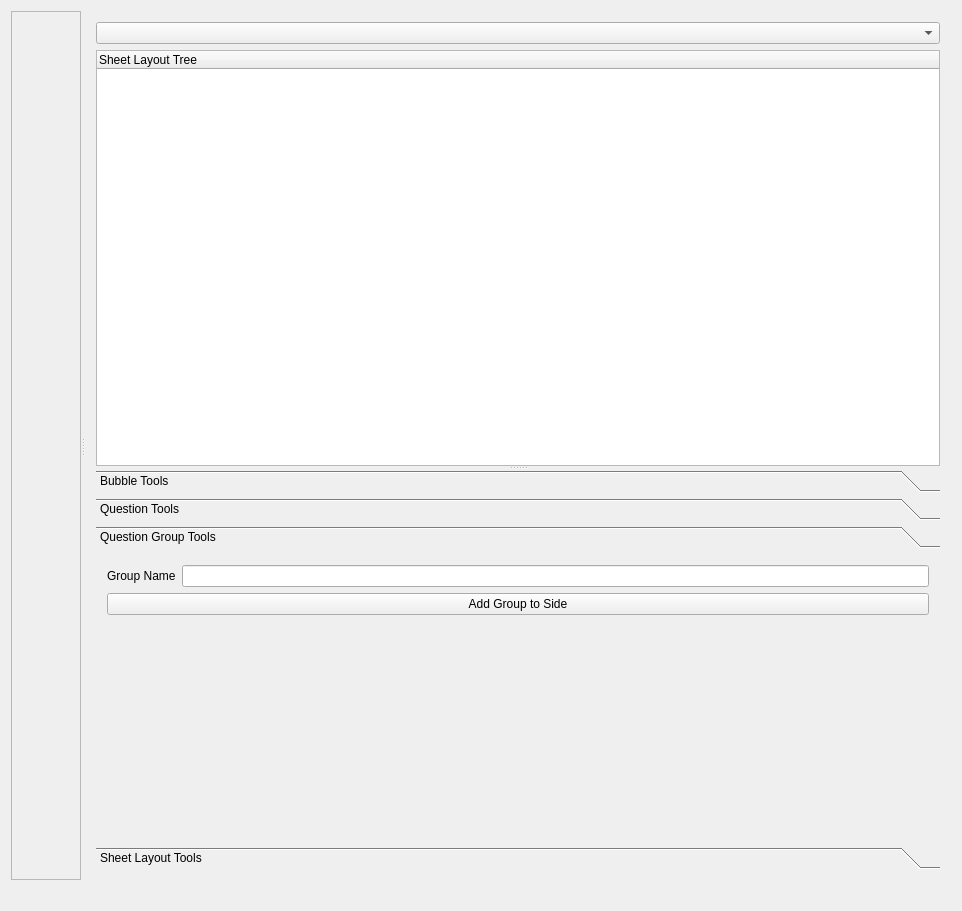
<?xml version="1.0" encoding="UTF-8"?>
<ui version="4.0">
 <class>SheetLayoutEditor</class>
 <widget class="QDialog" name="SheetLayoutEditor">
  <property name="geometry">
   <rect>
    <x>0</x>
    <y>0</y>
    <width>962</width>
    <height>911</height>
   </rect>
  </property>
  <property name="windowTitle">
   <string>SheetLayoutEditor</string>
  </property>
  <layout class="QGridLayout" name="gridLayout_2">
   <item row="0" column="0">
    <widget class="QSplitter" name="splitter_2">
     <property name="orientation">
      <enum>Qt::Horizontal</enum>
     </property>
     <widget class="QScrollArea" name="imageScrollArea">
      <property name="sizePolicy">
       <sizepolicy hsizetype="Expanding" vsizetype="Expanding">
        <horstretch>0</horstretch>
        <verstretch>0</verstretch>
       </sizepolicy>
      </property>
      <property name="widgetResizable">
       <bool>true</bool>
      </property>
      <widget class="QWidget" name="scrollAreaWidgetContents">
       <property name="geometry">
        <rect>
         <x>0</x>
         <y>0</y>
         <width>69</width>
         <height>872</height>
        </rect>
       </property>
       <property name="sizePolicy">
        <sizepolicy hsizetype="Minimum" vsizetype="Minimum">
         <horstretch>0</horstretch>
         <verstretch>0</verstretch>
        </sizepolicy>
       </property>
      </widget>
     </widget>
     <widget class="QWidget" name="layoutWidget">
      <layout class="QVBoxLayout" name="verticalLayout">
       <item>
        <widget class="QComboBox" name="layoutChooser"/>
       </item>
       <item>
        <widget class="QSplitter" name="splitter">
         <property name="orientation">
          <enum>Qt::Vertical</enum>
         </property>
         <widget class="QTreeWidget" name="layoutTree">
          <property name="selectionMode">
           <enum>QAbstractItemView::ExtendedSelection</enum>
          </property>
          <column>
           <property name="text">
            <string notr="true">Sheet Layout Tree</string>
           </property>
          </column>
         </widget>
         <widget class="QToolBox" name="toolBox">
          <property name="currentIndex">
           <number>2</number>
          </property>
          <widget class="QWidget" name="BubbleToolsPage">
           <property name="geometry">
            <rect>
             <x>0</x>
             <y>0</y>
             <width>849</width>
             <height>363</height>
            </rect>
           </property>
           <property name="sizePolicy">
            <sizepolicy hsizetype="Preferred" vsizetype="Fixed">
             <horstretch>0</horstretch>
             <verstretch>0</verstretch>
            </sizepolicy>
           </property>
           <attribute name="label">
            <string>Bubble Tools</string>
           </attribute>
           <layout class="QVBoxLayout" name="verticalLayout_4">
            <item>
             <layout class="QFormLayout" name="formLayout">
              <item row="0" column="0">
               <widget class="QLabel" name="label_3">
                <property name="text">
                 <string>Bubble Text</string>
                </property>
               </widget>
              </item>
              <item row="0" column="1">
               <widget class="QLineEdit" name="bubbleTextEdit"/>
              </item>
              <item row="1" column="0">
               <widget class="QLabel" name="label_4">
                <property name="text">
                 <string>Bubble 'X' Coordinate</string>
                </property>
               </widget>
              </item>
              <item row="1" column="1">
               <widget class="QLineEdit" name="bubbleXEdit"/>
              </item>
              <item row="2" column="0">
               <widget class="QLabel" name="label_5">
                <property name="text">
                 <string>Bubble 'Y' Coordinate</string>
                </property>
               </widget>
              </item>
              <item row="2" column="1">
               <widget class="QLineEdit" name="bubbleYEdit"/>
              </item>
              <item row="3" column="0">
               <widget class="QLabel" name="label_6">
                <property name="text">
                 <string>Bubble Radius</string>
                </property>
               </widget>
              </item>
              <item row="3" column="1">
               <widget class="QLineEdit" name="bubbleRadiusEdit"/>
              </item>
             </layout>
            </item>
            <item>
             <widget class="QPushButton" name="addBubble">
              <property name="text">
               <string>Add Bubble</string>
              </property>
             </widget>
            </item>
            <item>
             <widget class="QPushButton" name="deleteBubbles">
              <property name="text">
               <string>Delete Selected Bubbles</string>
              </property>
             </widget>
            </item>
            <item>
             <widget class="QPushButton" name="questionFromBubbles">
              <property name="text">
               <string>Make Question from Selected</string>
              </property>
             </widget>
            </item>
            <item>
             <widget class="QGroupBox" name="groupBox_3">
              <property name="title">
               <string>Box Select Unassigned</string>
              </property>
              <layout class="QFormLayout" name="formLayout_2">
               <item row="0" column="0">
                <widget class="QLabel" name="label_7">
                 <property name="text">
                  <string>Left Boundary</string>
                 </property>
                </widget>
               </item>
               <item row="0" column="1">
                <widget class="QLineEdit" name="boxSelectLeftBound"/>
               </item>
               <item row="1" column="0">
                <widget class="QLabel" name="label_8">
                 <property name="text">
                  <string>Right Boundary</string>
                 </property>
                </widget>
               </item>
               <item row="1" column="1">
                <widget class="QLineEdit" name="boxSelectRightBound"/>
               </item>
               <item row="2" column="0">
                <widget class="QLabel" name="label_9">
                 <property name="text">
                  <string>Top Boundary</string>
                 </property>
                </widget>
               </item>
               <item row="2" column="1">
                <widget class="QLineEdit" name="boxSelectTopBound"/>
               </item>
               <item row="3" column="0">
                <widget class="QLabel" name="label_10">
                 <property name="text">
                  <string>Bottom Boundary</string>
                 </property>
                </widget>
               </item>
               <item row="3" column="1">
                <widget class="QLineEdit" name="boxSelectBottomBound"/>
               </item>
               <item row="4" column="1">
                <widget class="QPushButton" name="boxSelectActivate">
                 <property name="text">
                  <string>Select</string>
                 </property>
                </widget>
               </item>
              </layout>
             </widget>
            </item>
           </layout>
          </widget>
          <widget class="QWidget" name="QuestionToolsPage">
           <property name="geometry">
            <rect>
             <x>0</x>
             <y>0</y>
             <width>866</width>
             <height>68</height>
            </rect>
           </property>
           <property name="sizePolicy">
            <sizepolicy hsizetype="Preferred" vsizetype="Fixed">
             <horstretch>0</horstretch>
             <verstretch>0</verstretch>
            </sizepolicy>
           </property>
           <attribute name="label">
            <string>Question Tools</string>
           </attribute>
           <layout class="QVBoxLayout" name="verticalLayout_6">
            <item>
             <layout class="QHBoxLayout" name="horizontalLayout">
              <item>
               <widget class="QLabel" name="label_12">
                <property name="text">
                 <string>Question Number</string>
                </property>
               </widget>
              </item>
              <item>
               <widget class="QLineEdit" name="questionNumberEdit"/>
              </item>
             </layout>
            </item>
            <item>
             <widget class="QPushButton" name="groupFromQuestions">
              <property name="text">
               <string>Make Group from Selected</string>
              </property>
             </widget>
            </item>
           </layout>
          </widget>
          <widget class="QWidget" name="QuestionGroupTools">
           <property name="geometry">
            <rect>
             <x>0</x>
             <y>0</y>
             <width>866</width>
             <height>80</height>
            </rect>
           </property>
           <property name="sizePolicy">
            <sizepolicy hsizetype="Preferred" vsizetype="Fixed">
             <horstretch>0</horstretch>
             <verstretch>0</verstretch>
            </sizepolicy>
           </property>
           <attribute name="label">
            <string>Question Group Tools</string>
           </attribute>
           <layout class="QVBoxLayout" name="verticalLayout_5">
            <item>
             <layout class="QFormLayout" name="formLayout_3">
              <item row="2" column="0">
               <widget class="QLabel" name="label_11">
                <property name="text">
                 <string>Group Name</string>
                </property>
               </widget>
              </item>
              <item row="2" column="1">
               <widget class="QLineEdit" name="groupNameInput"/>
              </item>
             </layout>
            </item>
            <item>
             <widget class="QPushButton" name="groupToSide">
              <property name="text">
               <string>Add Group to Side</string>
              </property>
             </widget>
            </item>
           </layout>
          </widget>
          <widget class="QWidget" name="SheetLayoutTools">
           <property name="geometry">
            <rect>
             <x>0</x>
             <y>0</y>
             <width>866</width>
             <height>223</height>
            </rect>
           </property>
           <property name="sizePolicy">
            <sizepolicy hsizetype="Preferred" vsizetype="Fixed">
             <horstretch>0</horstretch>
             <verstretch>0</verstretch>
            </sizepolicy>
           </property>
           <attribute name="label">
            <string>Sheet Layout Tools</string>
           </attribute>
           <layout class="QVBoxLayout" name="verticalLayout_3">
            <item>
             <widget class="QGroupBox" name="groupBox">
              <property name="title">
               <string>Image Controls</string>
              </property>
              <layout class="QVBoxLayout" name="verticalLayout_2">
               <item>
                <widget class="QPushButton" name="zoomInButton">
                 <property name="text">
                  <string>Zoom In</string>
                 </property>
                </widget>
               </item>
               <item>
                <widget class="QPushButton" name="zoomOutButton">
                 <property name="text">
                  <string>Zoom Out</string>
                 </property>
                </widget>
               </item>
              </layout>
             </widget>
            </item>
            <item>
             <widget class="QGroupBox" name="groupBox_2">
              <property name="title">
               <string>Automated Image Processing</string>
              </property>
              <layout class="QGridLayout" name="gridLayout">
               <item row="0" column="2">
                <widget class="QComboBox" name="alignmentAlgoChooser"/>
               </item>
               <item row="1" column="1">
                <widget class="QLabel" name="label_2">
                 <property name="sizePolicy">
                  <sizepolicy hsizetype="Fixed" vsizetype="Preferred">
                   <horstretch>0</horstretch>
                   <verstretch>0</verstretch>
                  </sizepolicy>
                 </property>
                 <property name="text">
                  <string>Using Algorithm</string>
                 </property>
                </widget>
               </item>
               <item row="0" column="0">
                <widget class="QPushButton" name="alignBackgroundButton">
                 <property name="sizePolicy">
                  <sizepolicy hsizetype="Fixed" vsizetype="Fixed">
                   <horstretch>0</horstretch>
                   <verstretch>0</verstretch>
                  </sizepolicy>
                 </property>
                 <property name="text">
                  <string>Align Background</string>
                 </property>
                </widget>
               </item>
               <item row="1" column="0">
                <widget class="QPushButton" name="recognizeCirclesButton">
                 <property name="sizePolicy">
                  <sizepolicy hsizetype="Fixed" vsizetype="Fixed">
                   <horstretch>0</horstretch>
                   <verstretch>0</verstretch>
                  </sizepolicy>
                 </property>
                 <property name="text">
                  <string>Recognize Circles</string>
                 </property>
                </widget>
               </item>
               <item row="1" column="2">
                <widget class="QComboBox" name="circleAlgoPicker"/>
               </item>
               <item row="0" column="1">
                <widget class="QLabel" name="label">
                 <property name="sizePolicy">
                  <sizepolicy hsizetype="Fixed" vsizetype="Preferred">
                   <horstretch>0</horstretch>
                   <verstretch>0</verstretch>
                  </sizepolicy>
                 </property>
                 <property name="text">
                  <string>Using Algorithm</string>
                 </property>
                </widget>
               </item>
              </layout>
             </widget>
            </item>
            <item>
             <widget class="QPushButton" name="saveButton">
              <property name="text">
               <string>Save Sheet Layout</string>
              </property>
             </widget>
            </item>
           </layout>
          </widget>
         </widget>
        </widget>
       </item>
      </layout>
     </widget>
    </widget>
   </item>
   <item row="1" column="0">
    <widget class="QLabel" name="imageLabel">
     <property name="sizePolicy">
      <sizepolicy hsizetype="Fixed" vsizetype="Fixed">
       <horstretch>0</horstretch>
       <verstretch>0</verstretch>
      </sizepolicy>
     </property>
     <property name="text">
      <string/>
     </property>
     <property name="scaledContents">
      <bool>true</bool>
     </property>
    </widget>
   </item>
  </layout>
 </widget>
 <layoutdefault spacing="6" margin="11"/>
 <resources/>
 <connections/>
</ui>
